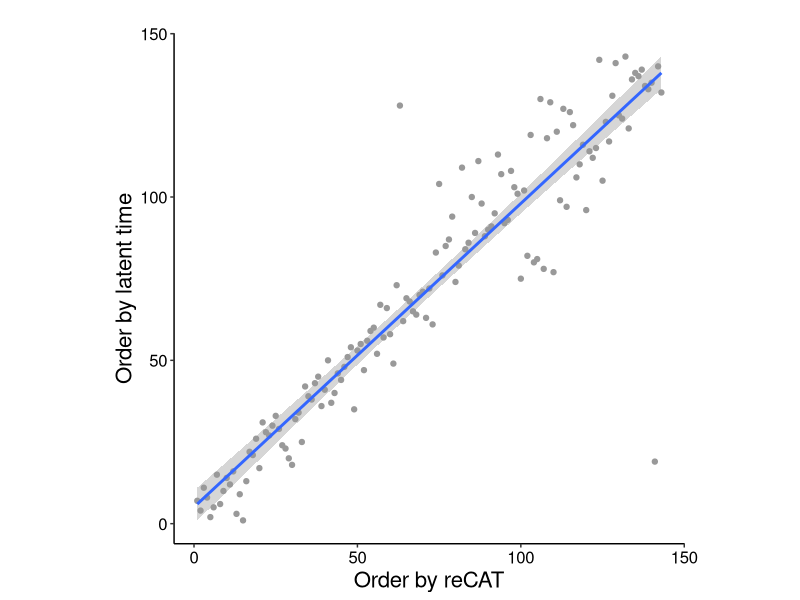

Source code (R):
# Compare the cell cycle trajectory inferred by reCAT and scVelo
# As cell cycle is a cycle, reCAT and scVelo may select different cells
# as the start point (and end point). Therefore, we use the best match between 
# two trajectories to determine the consistency between two methods.

library(ggplot2)
rm(list = ls())

# load scVelo and reCAT results
velo_res = read.table('HEK293T_scvelo_res.txt', header = T, 
                      row.names = 1, sep = '\t', as.is = T)
# order cells by latent time
velo_res = velo_res[order(velo_res$latent_time), ]

reCAT_df = read.table('293T_reCAT_result.txt', 
                      header = T, sep = '\t', as.is = T)
rownames(reCAT_df) = reCAT_df$cell_id
# cells have been ordered along cell cycle in reCAT input file

ncell = nrow(reCAT_df)

corr = c()
# change the start point and calculate correlation coefficients 
# to find the best match
for(i in 2:ncell){
  tmp_df = reCAT_df[c(i:ncell, 1:(i-1)), ]
  tmp_df$ord = 1:ncell
  corr = c(corr, cor(1:ncell, tmp_df[rownames(velo_res), 'ord']))
}
reCAT_df$ord = 1:ncell
corr = c(cor(1:ncell, reCAT_df[rownames(velo_res), 'ord']), corr)

# best match
print(max(corr))
best_match = which(corr == max(corr))

# reorder with the start point giving the best match
reCAT_df = reCAT_df[c(best_match:ncell, 1:(best_match-1)), ]
reCAT_df$ord = 1:ncell

# plot
plot_df = data.frame('reCAT' = reCAT_df[rownames(velo_res), 'ord'],
                     'scVelo' = 1:ncell)

ggplot(data = plot_df, mapping = aes(x = reCAT, y = scVelo)) + 
  geom_point(color = 'gray60') + 
  geom_smooth(method='lm') + 
  theme_classic() + 
  labs(title="",x="Order by reCAT", y = "Order by latent time") + 
  theme(axis.text.x = element_text(colour="black",size=12,face = "plain"),
        axis.text.y = element_text(colour = "black", size = 12, face = "plain"),
        axis.title.x = element_text(colour = "black", size = 16),
        axis.title.y = element_text(colour = "black", size = 16),
        aspect.ratio = 1)
